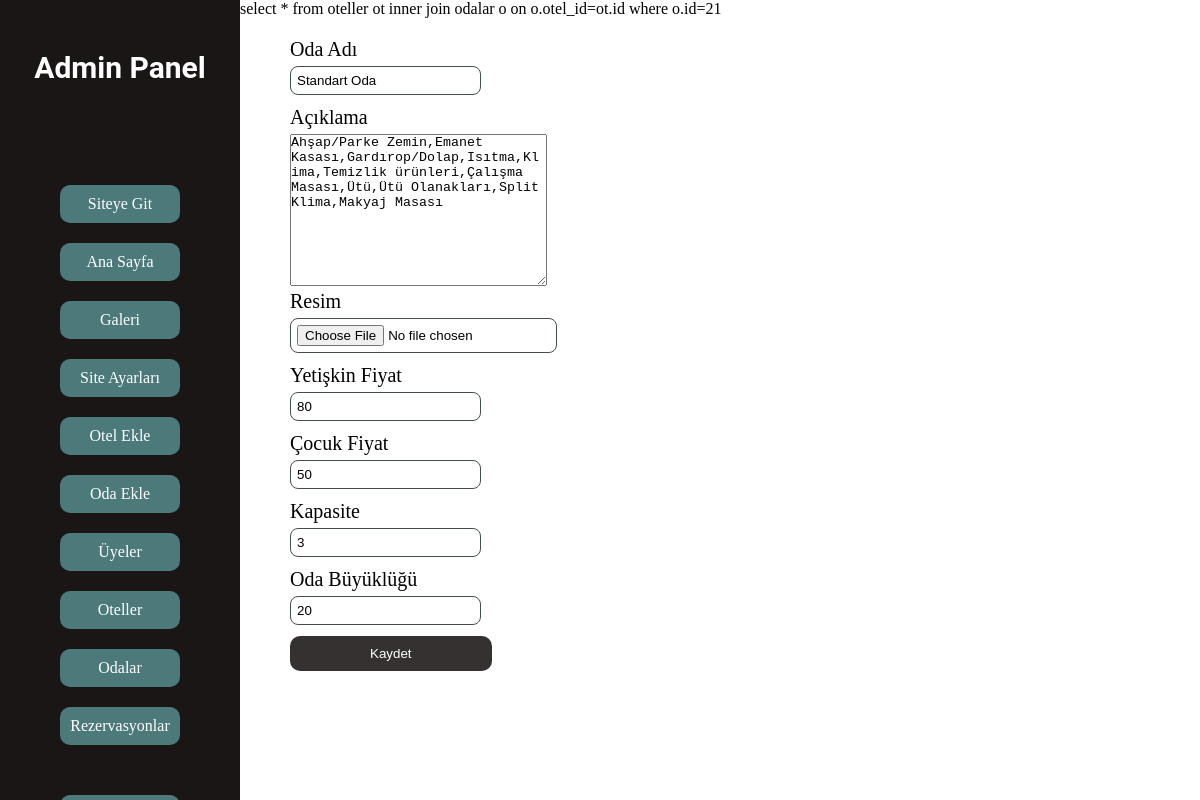
/admin/oda_duzenle.php?oda_id=21 (signed in), run on the app's committed database.
### tables this page shows
CREATE TABLE `oteller` (
  `id` int NOT NULL,
  `otel_adi` varchar(90) NOT NULL,
  `aciklama` varchar(500) NOT NULL,
  `resim` varbinary(45) NOT NULL,
  `il` varchar(50) NOT NULL,
  `adres` varchar(450) NOT NULL,
  `telefon` varchar(45) NOT NULL,
  `eposta` varchar(45) NOT NULL
);

CREATE TABLE `odalar` (
  `id` int NOT NULL,
  `otel_id` int NOT NULL,
  `oda_adi` varchar(255) NOT NULL,
  `aciklama` varchar(1000) NOT NULL,
  `resim` varchar(45) NOT NULL,
  `yetiskin_fiyat` int NOT NULL,
  `cocuk_fiyat` int NOT NULL,
  `kapasite` int NOT NULL,
  `oda_buyuklugu` int NOT NULL
);

### admin/oda_duzenle.php (the view, shortened to what this page needs)
<!DOCTYPE html>
<html lang="en">
<head>
    <link rel="stylesheet" href="css/admin.css" />
</head>
<body>
    <?php include("menu.php") ?>
    <div id="icerik">
        <?php
            include "../sql.php";
            $kayitCek="select * from oteller ot inner join odalar o on o.otel_id=ot.id where o.id=".$_GET["oda_id"];
            $calistir = mysqli_query($baglanti,$kayitCek);
            echo $kayitCek;
            $cal = $calistir->fetch_assoc();
        ?>
        <div id="oda-duzenle">
            <form  method="POST" enctype="multipart/form-data">
                <p>Oda Adı</p>
                <input type="text" value="<?php echo $cal["oda_adi"]?>" name="oda_adi" required>
                <p>Açıklama</p>
                <textarea name="aciklama" cols="30" rows="10" required><?php echo $cal["aciklama"] ?></textarea>
                <p>Resim</p>
                <input type="file" name="resim"  required>
                <p>Yetişkin Fiyat</p>
                <input type="text" value="<?php echo $cal["yetiskin_fiyat"]?>" name="yetiskin_fiyat" required>
                <p>Çocuk Fiyat</p>
                <input type="text" value="<?php echo $cal["cocuk_fiyat"]?>" name="cocuk_fiyat" required>
                <p>Kapasite</p>
                <input type="text" value="<?php echo $cal["kapasite"]?>" name="kapasite" required>
                <p>Oda Büyüklüğü</p>
                <input type="text" value="<?php echo $cal["oda_buyuklugu"]?>" name="oda_buyuklugu" required>
                <button name="kaydet">Kaydet</button>
            </form>
        </div>
    </div>
</body>
</html>

### admin/css/admin.css (style rules this page uses)
* { padding: 0; margin: 0; box-sizing: border-box; }
body,html { height: 100%; }
p { margin: 0; padding: 0; }
#icerik { width: 100%; padding-left: 20%; }
#oda-duzenle { margin-left: 50px; padding-top: 20px; width: 80%; }
#oda-duzenle form input { padding: 6px; border-radius: 8px; border: 1px solid rgb(68, 77, 77); margin-bottom: 11px; }
#oda-duzenle button { display: block; padding: 10px 80px; color: #fff; background-color: rgb(54, 49, 49); border: none; border-radius: 10px; }
#oda-duzenle form p { font-size: 20px; margin-bottom: 5px; }

### data on the page
oteller: oda_adi "Standart Oda", aciklama "Ahşap/Parke Zemin,Emanet Kasası,Gardırop/Dolap,Isıtma,Klima,Temizlik ürünleri,Çalışma Masası,Ütü,Ütü Olanakları,Split Klima,Makyaj Masası", yetiskin_fiyat "80", cocuk_fiyat "50", kapasite "3", oda_buyuklugu "20"

### other printed values
$kayitCek "select * from oteller ot inner join odalar o on o.otel_id=ot.id where o.id=21"
